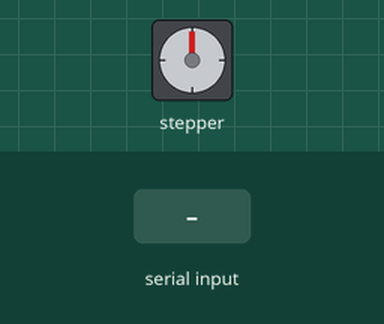
Simulated run of this sketch. Board: Arduino Uno, built with avr-gcc and run on an emulated ATmega328P. On the bench: stepper motor. The inputs (shaded band) are chosen by the test bench. Stepper angles assume 2048 steps per turn.

Above: at 1.2 s.
1.3 s: "1" received over Serial
At 1.45 s:
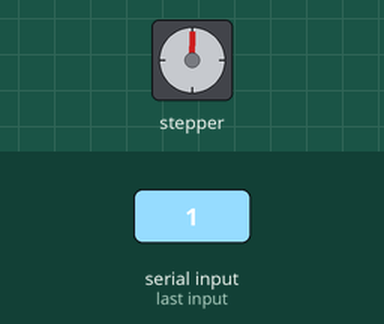
At 2.05 s:
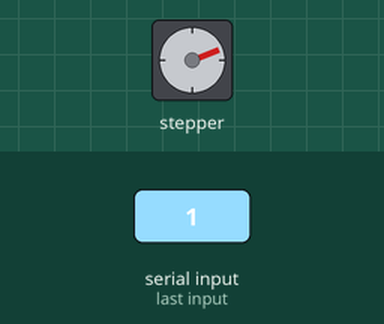
4.3 s: "0" received over Serial
At 4.48 s:
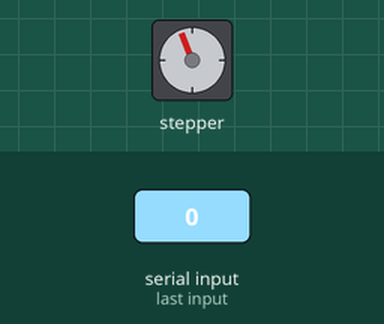
7.3 s: "2" received over Serial
Timing chart, 0 to 15.7 s (numbered marks = the images above; inputs shaded):
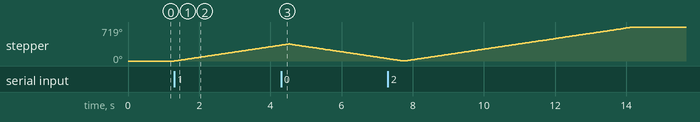

The sketch:

SmartCurtainArduino.ino
```cpp
#include <Stepper.h>

//settings for the stepperMotor
const int32_t stepsPerRevolution = 32;
const int32_t gearReduction = 64;
const int32_t stepsPerRound = stepsPerRevolution * gearReduction;

char input;
const int32_t motorSpeed = 1200;
int32_t stepsRequired = 0;
int32_t currentPosition = 0;
int32_t requestedPosition;


// Create Instance of Stepper Class
// Specify Pins used for motor coils
// The pins used are 8,9,10,11
// Connected to ULN2003 Motor Driver In1, In2, In3, In4
// Pins entered in sequence 1-3-2-4 for proper step sequencing
Stepper stepperMotor (stepsPerRevolution, 8, 10, 9, 11);

void setup() {
  // put your setup code here, to run once:
  Serial.begin(9600);
}

void loop() {
  while (Serial.available() > 0)
  {
    input = Serial.read();

    if (input == '0') {
      stepsRequired = (0 * stepsPerRound) - (currentPosition / stepsPerRound);
      stepperMotor.setSpeed(motorSpeed);
      stepperMotor.step((stepsRequired - currentPosition) / 25);
      currentPosition = (0 * stepsPerRound);
      digitalWrite(8, LOW);
      digitalWrite(10, LOW);
      digitalWrite(9, LOW);
      digitalWrite(11, LOW);
    }
    else if (input == '1') {
      stepsRequired = (25 * stepsPerRound) - (currentPosition / stepsPerRound);
      stepperMotor.setSpeed(motorSpeed);
      stepperMotor.step((stepsRequired - currentPosition) / 25);
      currentPosition = (25 * stepsPerRound);
      digitalWrite(8, LOW);
      digitalWrite(10, LOW);
      digitalWrite(9, LOW);
      digitalWrite(11, LOW);
    }
    else if (input == '2') {
      stepsRequired = (50 * stepsPerRound) - (currentPosition / stepsPerRound);
      stepperMotor.setSpeed(motorSpeed);
      stepperMotor.step((stepsRequired - currentPosition) / 25);
      currentPosition = (50 * stepsPerRound);
      digitalWrite(8, LOW);
      digitalWrite(10, LOW);
      digitalWrite(9, LOW);
      digitalWrite(11, LOW);
    }
    else if (input == '3') {
      stepsRequired = (75 * stepsPerRound) - (currentPosition / stepsPerRound);
      stepperMotor.setSpeed(motorSpeed);
      stepperMotor.step((stepsRequired - currentPosition) / 25);
      currentPosition = (75 * stepsPerRound);
      digitalWrite(8, LOW);
      digitalWrite(10, LOW);
      digitalWrite(9, LOW);
      digitalWrite(11, LOW);
    }
    else if (input == '4') {
      stepsRequired = (100 * stepsPerRound) - (currentPosition / stepsPerRound);
      stepperMotor.setSpeed(motorSpeed);
      stepperMotor.step((stepsRequired - currentPosition) / 25);
      currentPosition = (100 * stepsPerRound);
      digitalWrite(8, LOW);
      digitalWrite(10, LOW);
      digitalWrite(9, LOW);
      digitalWrite(11, LOW);
    }
    else if (input == 'd') {
      if (currentPosition <= (95 * stepsPerRound)) {
        stepsRequired = (5 * stepsPerRound);
        stepperMotor.setSpeed(motorSpeed);
        stepperMotor.step(stepsRequired / 25);
        currentPosition = (currentPosition + stepsRequired);
        digitalWrite(8, LOW);
        digitalWrite(10, LOW);
        digitalWrite(9, LOW);
        digitalWrite(11, LOW);
      }
    }
    else if (input == 'u') {
           if (currentPosition >= (5 * stepsPerRound)) {
        stepsRequired = (-5 * stepsPerRound);
        stepperMotor.setSpeed(motorSpeed);
        stepperMotor.step(stepsRequired / 25);
        currentPosition = (currentPosition + stepsRequired);
        digitalWrite(8, LOW);
        digitalWrite(10, LOW);
        digitalWrite(9, LOW);
        digitalWrite(11, LOW);
      }
    }
  }
}
```

Measured:
- after the input at 1.3 s, stepper: keeps turning clockwise at about 112°/s, starting at once
